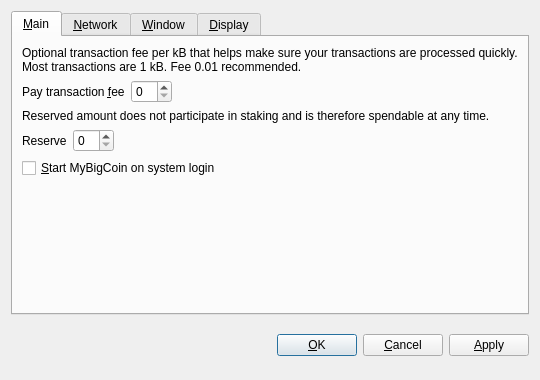
<?xml version="1.0" encoding="UTF-8"?>
<ui version="4.0">
 <class>OptionsDialog</class>
 <widget class="QDialog" name="OptionsDialog">
  <property name="geometry">
   <rect>
    <x>0</x>
    <y>0</y>
    <width>540</width>
    <height>380</height>
   </rect>
  </property>
  <property name="windowTitle">
   <string>Options</string>
  </property>
  <property name="modal">
   <bool>true</bool>
  </property>
  <layout class="QVBoxLayout" name="verticalLayout">
   <item>
    <widget class="QTabWidget" name="tabWidget">
     <property name="tabPosition">
      <enum>QTabWidget::North</enum>
     </property>
     <property name="currentIndex">
      <number>0</number>
     </property>
     <widget class="QWidget" name="tabMain">
      <attribute name="title">
       <string>&amp;Main</string>
      </attribute>
      <layout class="QVBoxLayout" name="verticalLayout_Main">
       <item>
        <widget class="QLabel" name="transactionFeeInfoLabel">
         <property name="text">
          <string>Optional transaction fee per kB that helps make sure your transactions are processed quickly. Most transactions are 1 kB. Fee 0.01 recommended.</string>
         </property>
         <property name="textFormat">
          <enum>Qt::PlainText</enum>
         </property>
         <property name="wordWrap">
          <bool>true</bool>
         </property>
        </widget>
       </item>
       <item>
        <layout class="QHBoxLayout" name="horizontalLayoutFee">
         <item>
          <widget class="QLabel" name="transactionFeeLabel">
           <property name="text">
            <string>Pay transaction &amp;fee</string>
           </property>
           <property name="textFormat">
            <enum>Qt::PlainText</enum>
           </property>
           <property name="buddy">
            <cstring>transactionFee</cstring>
           </property>
          </widget>
         </item>
         <item>
          <widget class="BitcoinAmountField" name="transactionFee"/>
         </item>
         <item>
          <spacer name="horizontalSpacerFee">
           <property name="orientation">
            <enum>Qt::Horizontal</enum>
           </property>
           <property name="sizeHint" stdset="0">
            <size>
             <width>40</width>
             <height>20</height>
            </size>
           </property>
          </spacer>
         </item>
        </layout>
       </item>
       <item>
        <widget class="QLabel" name="reserveBalanceInfoLabel">
         <property name="text">
          <string>Reserved amount does not participate in staking and is therefore spendable at any time.</string>
         </property>
         <property name="textFormat">
          <enum>Qt::PlainText</enum>
         </property>
         <property name="wordWrap">
          <bool>true</bool>
         </property>
        </widget>
       </item>
       <item>
        <layout class="QHBoxLayout" name="horizontalLayoutReserveBalance">
         <item>
          <widget class="QLabel" name="reserveBalanceLabel">
           <property name="text">
            <string>Reserve</string>
           </property>
           <property name="textFormat">
            <enum>Qt::PlainText</enum>
           </property>
           <property name="buddy">
            <cstring>reserveBalance</cstring>
           </property>
          </widget>
         </item>
         <item>
          <widget class="BitcoinAmountField" name="reserveBalance"/>
         </item>
         <item>
          <spacer name="horizontalSpacerReserveBalance">
           <property name="orientation">
            <enum>Qt::Horizontal</enum>
           </property>
           <property name="sizeHint" stdset="0">
            <size>
             <width>40</width>
             <height>20</height>
            </size>
           </property>
          </spacer>
         </item>
        </layout>
       </item>
       <item>
        <widget class="QCheckBox" name="bitcoinAtStartup">
         <property name="toolTip">
          <string>Automatically start MyBigCoin after logging in to the system.</string>
         </property>
         <property name="text">
          <string>&amp;Start MyBigCoin on system login</string>
         </property>
        </widget>
       </item>
       <item>
        <spacer name="verticalSpacer_Main">
         <property name="orientation">
          <enum>Qt::Vertical</enum>
         </property>
         <property name="sizeHint" stdset="0">
          <size>
           <width>20</width>
           <height>40</height>
          </size>
         </property>
        </spacer>
       </item>
      </layout>
     </widget>
     <widget class="QWidget" name="tabNetwork">
      <attribute name="title">
       <string>&amp;Network</string>
      </attribute>
      <layout class="QVBoxLayout" name="verticalLayout_Network">
       <item>
        <widget class="QCheckBox" name="mapPortUpnp">
         <property name="toolTip">
          <string>Automatically open the MyBigCoin client port on the router. This only works when your router supports UPnP and it is enabled.</string>
         </property>
         <property name="text">
          <string>Map port using &amp;UPnP</string>
         </property>
        </widget>
       </item>
       <item>
        <widget class="QCheckBox" name="connectSocks">
         <property name="toolTip">
          <string>Connect to the MyBigCoin network through a SOCKS proxy (e.g. when connecting through Tor).</string>
         </property>
         <property name="text">
          <string>&amp;Connect through SOCKS proxy:</string>
         </property>
        </widget>
       </item>
       <item>
        <layout class="QHBoxLayout" name="horizontalLayout_Network">
         <item>
          <widget class="QLabel" name="proxyIpLabel">
           <property name="text">
            <string>Proxy &amp;IP:</string>
           </property>
           <property name="textFormat">
            <enum>Qt::PlainText</enum>
           </property>
           <property name="buddy">
            <cstring>proxyIp</cstring>
           </property>
          </widget>
         </item>
         <item>
          <widget class="QValidatedLineEdit" name="proxyIp">
           <property name="maximumSize">
            <size>
             <width>140</width>
             <height>16777215</height>
            </size>
           </property>
           <property name="toolTip">
            <string>IP address of the proxy (e.g. 127.0.0.1)</string>
           </property>
          </widget>
         </item>
         <item>
          <widget class="QLabel" name="proxyPortLabel">
           <property name="text">
            <string>&amp;Port:</string>
           </property>
           <property name="textFormat">
            <enum>Qt::PlainText</enum>
           </property>
           <property name="buddy">
            <cstring>proxyPort</cstring>
           </property>
          </widget>
         </item>
         <item>
          <widget class="QLineEdit" name="proxyPort">
           <property name="maximumSize">
            <size>
             <width>55</width>
             <height>16777215</height>
            </size>
           </property>
           <property name="toolTip">
            <string>Port of the proxy (e.g. 9050)</string>
           </property>
          </widget>
         </item>
         <item>
          <widget class="QLabel" name="socksVersionLabel">
           <property name="text">
            <string>SOCKS &amp;Version:</string>
           </property>
           <property name="textFormat">
            <enum>Qt::PlainText</enum>
           </property>
           <property name="buddy">
            <cstring>socksVersion</cstring>
           </property>
          </widget>
         </item>
         <item>
          <widget class="QValueComboBox" name="socksVersion">
           <property name="toolTip">
            <string>SOCKS version of the proxy (e.g. 5)</string>
           </property>
          </widget>
         </item>
         <item>
          <spacer name="horizontalSpacer_Network">
           <property name="orientation">
            <enum>Qt::Horizontal</enum>
           </property>
           <property name="sizeHint" stdset="0">
            <size>
             <width>40</width>
             <height>20</height>
            </size>
           </property>
          </spacer>
         </item>
        </layout>
       </item>
       <item>
        <spacer name="verticalSpacer_Network">
         <property name="orientation">
          <enum>Qt::Vertical</enum>
         </property>
         <property name="sizeHint" stdset="0">
          <size>
           <width>20</width>
           <height>40</height>
          </size>
         </property>
        </spacer>
       </item>
      </layout>
     </widget>
     <widget class="QWidget" name="tabWindow">
      <attribute name="title">
       <string>&amp;Window</string>
      </attribute>
      <layout class="QVBoxLayout" name="verticalLayout_Window">
       <item>
        <widget class="QCheckBox" name="minimizeToTray">
         <property name="toolTip">
          <string>Show only a tray icon after minimizing the window.</string>
         </property>
         <property name="text">
          <string>&amp;Minimize to the tray instead of the taskbar</string>
         </property>
        </widget>
       </item>
       <item>
        <widget class="QCheckBox" name="minimizeOnClose">
         <property name="toolTip">
          <string>Minimize instead of exit the application when the window is closed. When this option is enabled, the application will be closed only after selecting Quit in the menu.</string>
         </property>
         <property name="text">
          <string>M&amp;inimize on close</string>
         </property>
        </widget>
       </item>
       <item>
        <spacer name="verticalSpacer_Window">
         <property name="orientation">
          <enum>Qt::Vertical</enum>
         </property>
         <property name="sizeHint" stdset="0">
          <size>
           <width>20</width>
           <height>40</height>
          </size>
         </property>
        </spacer>
       </item>
      </layout>
     </widget>
     <widget class="QWidget" name="tabDisplay">
      <attribute name="title">
       <string>&amp;Display</string>
      </attribute>
      <layout class="QVBoxLayout" name="verticalLayout_Display">
       <item>
        <layout class="QHBoxLayout" name="horizontalLayout_1_Display">
         <item>
          <widget class="QLabel" name="langLabel">
           <property name="text">
            <string>User Interface &amp;language:</string>
           </property>
           <property name="textFormat">
            <enum>Qt::PlainText</enum>
           </property>
           <property name="buddy">
            <cstring>lang</cstring>
           </property>
          </widget>
         </item>
         <item>
          <widget class="QValueComboBox" name="lang">
           <property name="toolTip">
            <string>The user interface language can be set here. This setting will take effect after restarting MyBigCoin.</string>
           </property>
          </widget>
         </item>
        </layout>
       </item>
       <item>
        <layout class="QHBoxLayout" name="horizontalLayout_2_Display">
         <item>
          <widget class="QLabel" name="unitLabel">
           <property name="text">
            <string>&amp;Unit to show amounts in:</string>
           </property>
           <property name="textFormat">
            <enum>Qt::PlainText</enum>
           </property>
           <property name="buddy">
            <cstring>unit</cstring>
           </property>
          </widget>
         </item>
         <item>
          <widget class="QValueComboBox" name="unit">
           <property name="toolTip">
            <string>Choose the default subdivision unit to show in the interface and when sending coins.</string>
           </property>
          </widget>
         </item>
        </layout>
       </item>
       <item>
        <widget class="QCheckBox" name="displayAddresses">
         <property name="toolTip">
          <string>Whether to show MyBigCoin addresses in the transaction list or not.</string>
         </property>
         <property name="text">
          <string>&amp;Display addresses in transaction list</string>
         </property>
        </widget>
       </item>
       <item>
        <widget class="QCheckBox" name="coinControlFeatures">
         <property name="toolTip">
          <string>Whether to show coin control features or not.</string>
         </property>
         <property name="text">
          <string>Display coin &amp;control features (experts only!)</string>
         </property>
        </widget>
       </item>
       <item>
        <spacer name="verticalSpacer_Display">
         <property name="orientation">
          <enum>Qt::Vertical</enum>
         </property>
         <property name="sizeHint" stdset="0">
          <size>
           <width>20</width>
           <height>40</height>
          </size>
         </property>
        </spacer>
       </item>
      </layout>
     </widget>
    </widget>
   </item>
   <item>
    <layout class="QHBoxLayout" name="horizontalLayout_Buttons">
     <item>
      <spacer name="horizontalSpacer_1">
       <property name="orientation">
        <enum>Qt::Horizontal</enum>
       </property>
       <property name="sizeHint" stdset="0">
        <size>
         <width>40</width>
         <height>48</height>
        </size>
       </property>
      </spacer>
     </item>
     <item>
      <widget class="QLabel" name="statusLabel">
       <property name="font">
        <font>
         <weight>75</weight>
         <bold>true</bold>
        </font>
       </property>
       <property name="text">
        <string/>
       </property>
       <property name="textFormat">
        <enum>Qt::PlainText</enum>
       </property>
       <property name="wordWrap">
        <bool>true</bool>
       </property>
      </widget>
     </item>
     <item>
      <spacer name="horizontalSpacer_2">
       <property name="orientation">
        <enum>Qt::Horizontal</enum>
       </property>
       <property name="sizeHint" stdset="0">
        <size>
         <width>40</width>
         <height>48</height>
        </size>
       </property>
      </spacer>
     </item>
     <item>
      <widget class="QPushButton" name="okButton">
       <property name="text">
        <string>&amp;OK</string>
       </property>
      </widget>
     </item>
     <item>
      <widget class="QPushButton" name="cancelButton">
       <property name="text">
        <string>&amp;Cancel</string>
       </property>
       <property name="autoDefault">
        <bool>false</bool>
       </property>
      </widget>
     </item>
     <item>
      <widget class="QPushButton" name="applyButton">
       <property name="text">
        <string>&amp;Apply</string>
       </property>
       <property name="autoDefault">
        <bool>false</bool>
       </property>
      </widget>
     </item>
    </layout>
   </item>
  </layout>
 </widget>
 <customwidgets>
  <customwidget>
   <class>BitcoinAmountField</class>
   <extends>QSpinBox</extends>
   <header>bitcoinamountfield.h</header>
  </customwidget>
  <customwidget>
   <class>QValueComboBox</class>
   <extends>QComboBox</extends>
   <header>qvaluecombobox.h</header>
  </customwidget>
  <customwidget>
   <class>QValidatedLineEdit</class>
   <extends>QLineEdit</extends>
   <header>qvalidatedlineedit.h</header>
  </customwidget>
 </customwidgets>
 <resources/>
 <connections/>
</ui>
